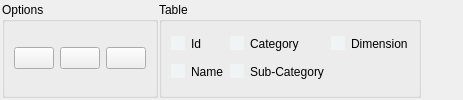
         <widget class="QWidget" name="ItemsSettings">
          <property name="styleSheet">
           <string notr="true">QCheckBox::indicator,QRadioButton::indicator{
border:none;
background-color:#F1F4F5;

}


QCheckBox::indicator,QRadioButton::indicator{
border:none;
background-color:#F1F4F5;

}
QCheckBox::indicator:hover,QRadioButton::indicator:hover{
border:none;
background-color:#E4E9EB;

}
QCheckBox::indicator:checked,QRadioButton::indicator:checked{
border:none;
background-color:#837F9A;

}</string>
          </property>
          <attribute name="title">
           <string>Task</string>
          </attribute>
          <layout class="QHBoxLayout" name="horizontalLayout_8">
           <property name="spacing">
            <number>1</number>
           </property>
           <property name="leftMargin">
            <number>2</number>
           </property>
           <property name="topMargin">
            <number>2</number>
           </property>
           <property name="rightMargin">
            <number>2</number>
           </property>
           <property name="bottomMargin">
            <number>2</number>
           </property>
           <item>
            <widget class="QGroupBox" name="groupBox_7">
             <property name="title">
              <string>Options</string>
             </property>
             <layout class="QHBoxLayout" name="horizontalLayout_10">
              <property name="topMargin">
               <number>7</number>
              </property>
              <property name="bottomMargin">
               <number>7</number>
              </property>
              <item>
               <widget class="QPushButton" name="ItemAdd">
                <property name="text">
                 <string/>
                </property>
               </widget>
              </item>
              <item>
               <widget class="QPushButton" name="ItemEdit">
                <property name="text">
                 <string/>
                </property>
               </widget>
              </item>
              <item>
               <widget class="QPushButton" name="ItemDelete">
                <property name="text">
                 <string/>
                </property>
               </widget>
              </item>
             </layout>
            </widget>
           </item>
           <item>
            <widget class="QGroupBox" name="groupBox_10">
             <property name="title">
              <string>Table</string>
             </property>
             <layout class="QGridLayout" name="gridLayout_10">
              <property name="topMargin">
               <number>7</number>
              </property>
              <property name="bottomMargin">
               <number>7</number>
              </property>
              <item row="0" column="1">
               <widget class="QCheckBox" name="ItemCategory">
                <property name="text">
                 <string>Category</string>
                </property>
               </widget>
              </item>
              <item row="0" column="2">
               <widget class="QCheckBox" name="ItemDimension">
                <property name="text">
                 <string>Dimension</string>
                </property>
               </widget>
              </item>
              <item row="1" column="1">
               <widget class="QCheckBox" name="ItemSub">
                <property name="text">
                 <string>Sub-Category</string>
                </property>
               </widget>
              </item>
              <item row="1" column="0">
               <widget class="QCheckBox" name="ItemName">
                <property name="text">
                 <string>Name</string>
                </property>
               </widget>
              </item>
              <item row="0" column="0">
               <widget class="QCheckBox" name="ItemId">
                <property name="text">
                 <string>Id</string>
                </property>
               </widget>
              </item>
             </layout>
            </widget>
           </item>
           <item>
            <spacer name="horizontalSpacer_7">
             <property name="orientation">
              <enum>Qt::Horizontal</enum>
             </property>
             <property name="sizeHint" stdset="0">
              <size>
               <width>40</width>
               <height>20</height>
              </size>
             </property>
            </spacer>
           </item>
          </layout>
         </widget>
